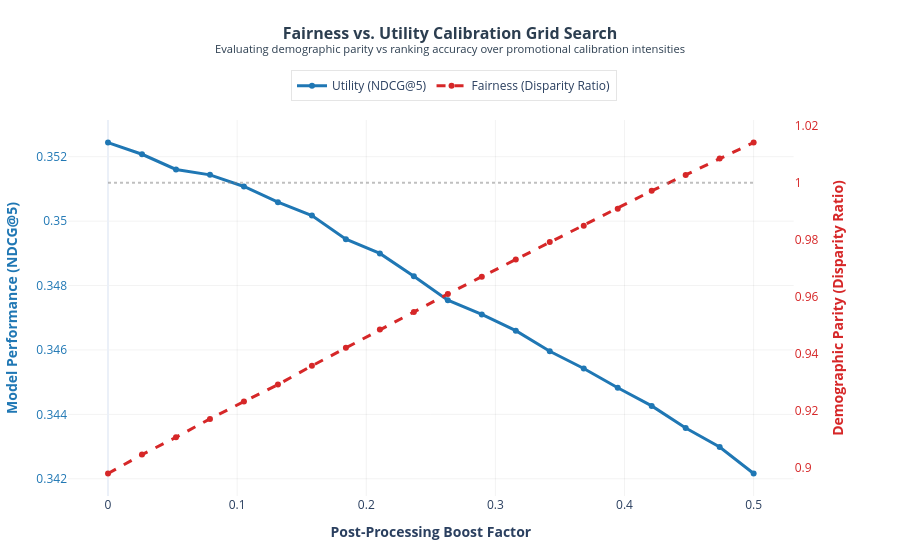

This figure's notebook cell:
### Code cell
import pandas as pd
import plotly.graph_objects as go
from plotly.subplots import make_subplots

# 1. Package your arrays into a clean pandas structure
df_plot = pd.DataFrame(
    {"Boost Factor": search_space, "NDCG5": ndcg5, "Disparity Ratio": disparity_ratios}
)

# 2. Initialize a Plotly layout framework with a dual Y-axis mapping
fig = make_subplots(specs=[[{"secondary_y": True}]])

# 3. Add the Validation NDCG@5 trace (Assigned to the Primary / Left Y-Axis)
fig.add_trace(
    go.Scatter(
        x=df_plot["Boost Factor"],
        y=df_plot["NDCG5"],
        name="Utility (NDCG@5)",
        mode="lines+markers",
        line=dict(color="#1f77b4", width=3),
        marker=dict(size=6),
    ),
    secondary_y=False,
)

# 4. Add the Disparity Ratio trace (Assigned to the Secondary / Right Y-Axis)
fig.add_trace(
    go.Scatter(
        x=df_plot["Boost Factor"],
        y=df_plot["Disparity Ratio"],
        name="Fairness (Disparity Ratio)",
        mode="lines+markers",
        line=dict(color="#d62728", width=3, dash="dash"),
        marker=dict(size=6),
    ),
    secondary_y=True,
)

# 5. Add a target baseline indicator for perfect Demographic Parity (Y2 = 1.0)
fig.add_shape(
    type="line",
    x0=df_plot["Boost Factor"].min(),
    y0=1.0,
    x1=df_plot["Boost Factor"].max(),
    y1=1.0,
    line=dict(color="rgba(128, 128, 128, 0.5)", width=2, dash="dot"),
    xref="x",
    yref="y2",
)

# 6. Apply clean, publication-ready styling
fig.update_layout(
    title=dict(
        text="<b>Fairness vs. Utility Calibration Grid Search</b><br><sup>Evaluating demographic parity vs ranking accuracy over promotional calibration intensities</sup>",
        x=0.5,
        y=0.93,
        font=dict(size=16, color="#2c3e50"),
    ),
    template="plotly_white",
    hovermode="x unified",
    width=900,
    height=550,
    legend=dict(
        orientation="h",
        yanchor="bottom",
        y=1.05,
        xanchor="center",
        x=0.5,
        bordercolor="rgba(0,0,0,0.1)",
        borderwidth=1,
    ),
    margin=dict(t=120, b=50, l=60, r=60),
)

# 7. Configure descriptive axes bounds and colors
fig.update_xaxes(
    title_text="<b>Post-Processing Boost Factor</b>", gridcolor="rgba(0,0,0,0.05)"
)
fig.update_yaxes(
    title_text="<b>Model Performance (NDCG@5)</b>",
    title_font=dict(color="#1f77b4"),
    tickfont=dict(color="#1f77b4"),
    gridcolor="rgba(0,0,0,0.05)",
    secondary_y=False,
)
fig.update_yaxes(
    title_text="<b>Demographic Parity (Disparity Ratio)</b>",
    title_font=dict(color="#d62728"),
    tickfont=dict(color="#d62728"),
    showgrid=False,
    secondary_y=True,
)

# Render graph artifact
fig.show()

### Figure 1 — Plotly figure (JSON) as saved in the notebook; plotly's stock layout.template omitted (floating-point values rounded to 4 significant figures)
{"data": [{"line": {"color": "#1f77b4", "width": 3}, "marker": {"size": 6}, "mode": "lines+markers", "name": "Utility (NDCG@5)", "type": "scatter", "x": [0.0, 0.02632, 0.05263, 0.07895, 0.1053, 0.1316, 0.1579, 0.1842, 0.2105, 0.2368, 0.2632, 0.2895, 0.3158, 0.3421, 0.3684, 0.3947, 0.4211, 0.4474, 0.4737, 0.5], "xaxis": "x", "y": [0.3524, 0.3521, 0.3516, 0.3514, 0.3511, 0.3506, 0.3502, 0.3494, 0.349, 0.3483, 0.3475, 0.3471, 0.3466, 0.346, 0.3454, 0.3448, 0.3443, 0.3436, 0.343, 0.3422], "yaxis": "y"}, {"line": {"color": "#d62728", "dash": "dash", "width": 3}, "marker": {"size": 6}, "mode": "lines+markers", "name": "Fairness (Disparity Ratio)", "type": "scatter", "x": [0.0, 0.02632, 0.05263, 0.07895, 0.1053, 0.1316, 0.1579, 0.1842, 0.2105, 0.2368, 0.2632, 0.2895, 0.3158, 0.3421, 0.3684, 0.3947, 0.4211, 0.4474, 0.4737, 0.5], "xaxis": "x", "y": [0.8982, 0.9048, 0.9109, 0.9173, 0.9233, 0.9293, 0.9359, 0.9422, 0.9486, 0.9547, 0.961, 0.9671, 0.9731, 0.9792, 0.985, 0.9909, 0.9972, 1.003, 1.009, 1.014], "yaxis": "y2"}], "layout": {"height": 550, "hovermode": "x unified", "legend": {"bordercolor": "rgba(0,0,0,0.1)", "borderwidth": 1, "orientation": "h", "x": 0.5, "xanchor": "center", "y": 1.05, "yanchor": "bottom"}, "margin": {"b": 50, "l": 60, "r": 60, "t": 120}, "shapes": [{"line": {"color": "rgba(128, 128, 128, 0.5)", "dash": "dot", "width": 2}, "type": "line", "x0": 0, "x1": 0.5, "xref": "x", "y0": 1, "y1": 1, "yref": "y2"}], "title": {"font": {"color": "#2c3e50", "size": 16}, "text": "<b>Fairness vs. Utility Calibration Grid Search</b><br><sup>Evaluating demographic parity vs ranking accuracy over promotional calibration intensities</sup>", "x": 0.5, "y": 0.93}, "width": 900, "xaxis": {"anchor": "y", "domain": [0, 0.94], "gridcolor": "rgba(0,0,0,0.05)", "title": {"text": "<b>Post-Processing Boost Factor</b>"}}, "yaxis": {"anchor": "x", "domain": [0, 1], "gridcolor": "rgba(0,0,0,0.05)", "tickfont": {"color": "#1f77b4"}, "title": {"font": {"color": "#1f77b4"}, "text": "<b>Model Performance (NDCG@5)</b>"}}, "yaxis2": {"anchor": "x", "overlaying": "y", "showgrid": false, "side": "right", "tickfont": {"color": "#d62728"}, "title": {"font": {"color": "#d62728"}, "text": "<b>Demographic Parity (Disparity Ratio)</b>"}}}}
